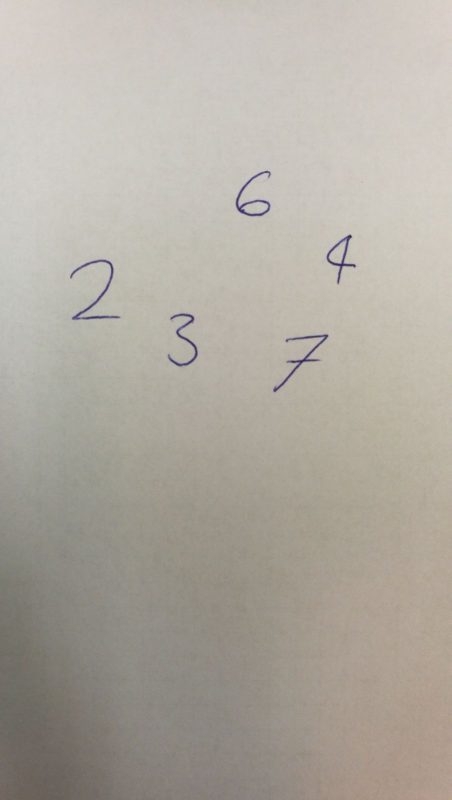
#> input picture input_01.jpg, 903 x 1600 px, given in place of the camera (shown at 1/2 size)
$ python takeImageWithCanny.py   (older library calls are emulated)
#> lines starting #> are read from the running program, lines starting #| are printed output that depends on the picture; after the words box and inside, x2 and y2 are one past the last pixel; in counts of white or black regions, pixels touching at a corner belong together
import numpy as np
import math
import cv2
import matplotlib.pyplot as plt
from scipy import ndimage as ndi
from skimage import feature


def auto_canny(image, sigma=0.33):
	# compute the median of the single channel pixel intensities
	v = np.median(image)

	# apply automatic Canny edge detection using the computed median
	lower = int(max(0, (1.0 - sigma) * v))
	upper = int(min(255, (1.0 + sigma) * v))
	edged = cv2.Canny(image, lower, upper)

	# return the edged image
	return edged

def median_Canny(image, thresh1, thresh2):
    median = np.median(image)
    image = cv2.Canny(image, int(thresh1 * median), int(thresh2 * median))
    return image


plt.ion()
i=0

vc = cv2.VideoCapture(0)

if vc.isOpened():
    rval, frame = vc.read()
#> frame is the input picture: shape (1600, 903, 3); mean B, G, R 161.3, 170.7, 176.4

else:
    rval = False


while i <1000:
    rval, frame = vc.read()
    origanial = frame
    blue, green, red = cv2.split(frame)
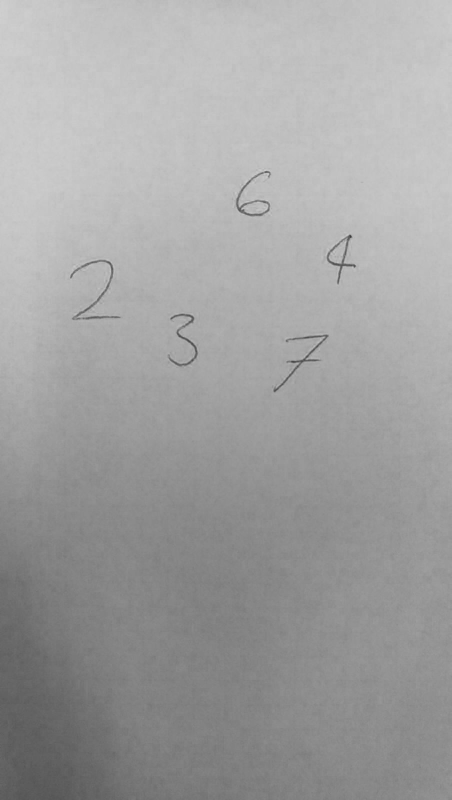
#> blue: shape (1600, 903) (shown at 1/2 size); min 50, max 215, mean 161.3
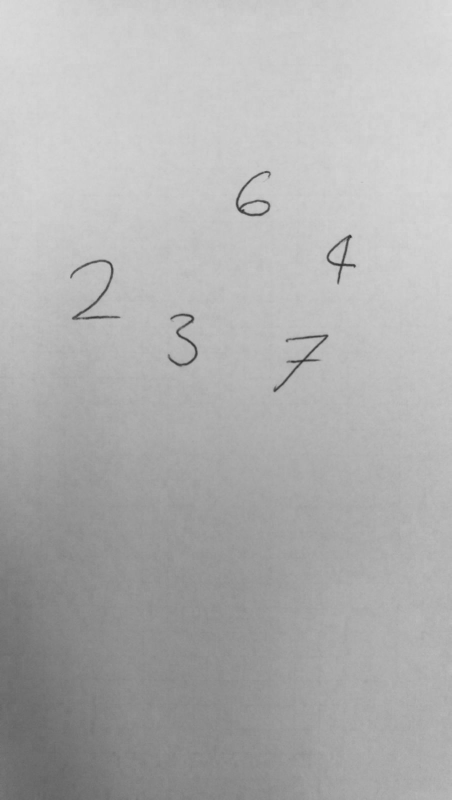
#> red: shape (1600, 903) (shown at 1/2 size); min 42, max 222, mean 176.4
    blue_edges = median_Canny(blue, 0.2, 0.3)
#> in median_Canny, `median = np.median(image)`: median = 161
#> in median_Canny, `image = cv2.Canny(image, int(thresh1 * median), int(thresh2 * median))`:
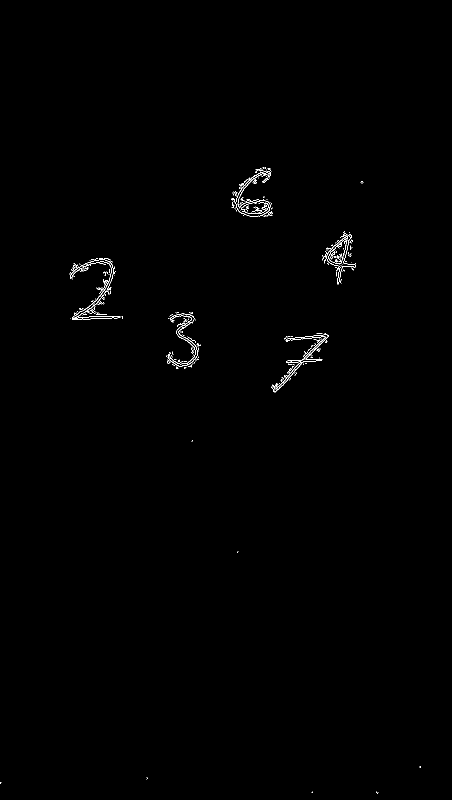
#> image: shape (1600, 903) (shown at 1/2 size); 0.36% white in thin lines or dots, all inside (x1, y1, x2, y2) = (0, 335, 842, 1588)
    green_edges = median_Canny(green, 0.2, 0.3)
#> call 2 of median_Canny, with thresh1 = 0.2, thresh2 = 0.3
#> in median_Canny (call 2), `median = np.median(image)`: median = 173
#> in median_Canny (call 2), `image = cv2.Canny(image, int(thresh1 * median), int(thresh2 * median))`:
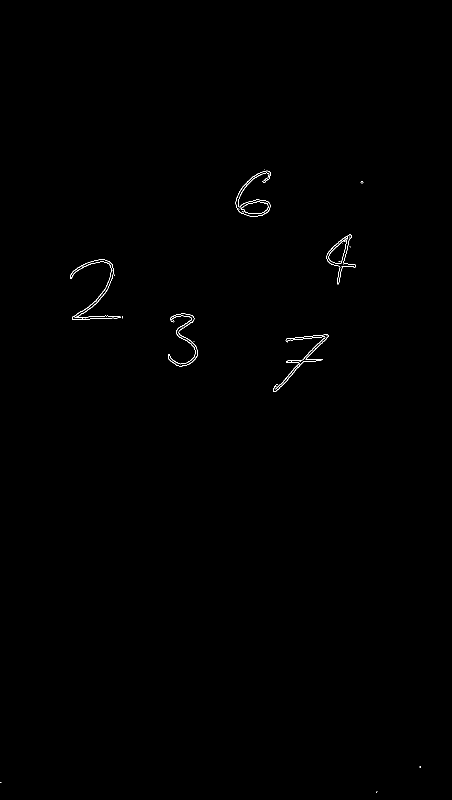
#> image: shape (1600, 903) (shown at 1/2 size); 0.23% white in thin lines or dots, all inside (x1, y1, x2, y2) = (0, 339, 842, 1585)
    red_edges = median_Canny(red, 0.2, 0.3)
#> in median_Canny (call 3), `image = cv2.Canny(image, int(thresh1 * median), int(thresh2 * median))`: image: shape (1600, 903); 0.23% white in thin lines or dots, all inside (x1, y1, x2, y2) = (0, 341, 842, 1585)

    edges = blue_edges | green_edges | red_edges


    gray = cv2.cvtColor(frame, cv2.COLOR_BGR2GRAY)
    blurred = cv2.GaussianBlur(gray, (3, 3), 0)

    wide = cv2.Canny(blurred, 10,200)
#> wide: shape (1600, 903); 0.22% white in thin lines or dots, all inside (x1, y1, x2, y2) = (140, 341, 712, 784)
    tight = cv2.Canny(blurred, 225, 250)
    auto = auto_canny(blurred)
#> in auto_canny, `lower = int(max(0, (1.0 - sigma) * v))`: lower = 115
#> in auto_canny, `upper = int(min(255, (1.0 + sigma) * v))`: upper = 230
    auto = cv2.bitwise_not(auto)
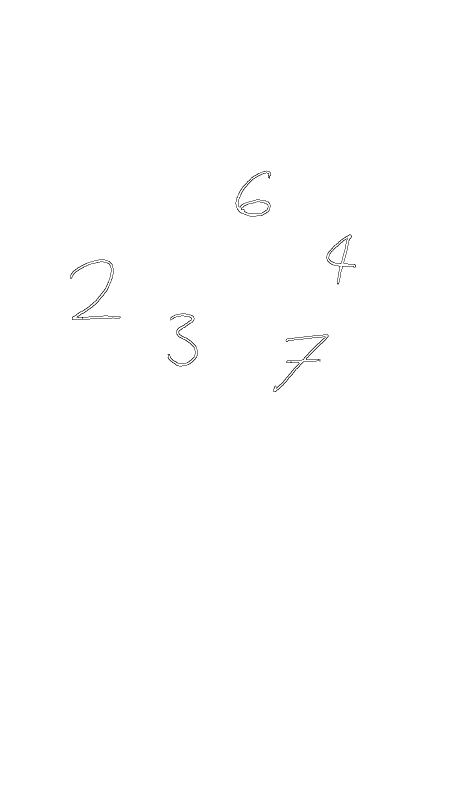
#> auto: shape (1600, 903) (shown at 1/2 size); 99.8% white; black in thin lines or dots, all inside (x1, y1, x2, y2) = (140, 341, 712, 784)
    frame = auto

    image, contours, hierarchy = cv2.findContours(auto, cv2.RETR_EXTERNAL, cv2.CHAIN_APPROX_SIMPLE)
#> contours = [[[0, 0], [0, 1599], [902, 1599], [902, 0]]]


    for c in contours:
        if cv2.contourArea(c) < 3000:
            continue

        (x, y, w, h) = cv2.boundingRect(c)
        cv2.rectangle(image, (x,y), (x+w,y+h), (0, 255, 0), 2)

        rect = cv2.minAreaRect(c)
        box = cv2.boxPoints(rect)
        box = np.int0(box)
        cv2.drawContours(frame,[box],0,(0,191,255),2)
#> this loop made 1 pass
#> (c, x, y, w, h, rect, box) on pass 1: ([[0, 0], [0, 1599], [902, 1599], [902, 0]], 0, 0, 903, 1600, ((451, 799.5), (1599, 902), -90), [[902, 1598], [0, 1598], [0, 0], [902, 0]])
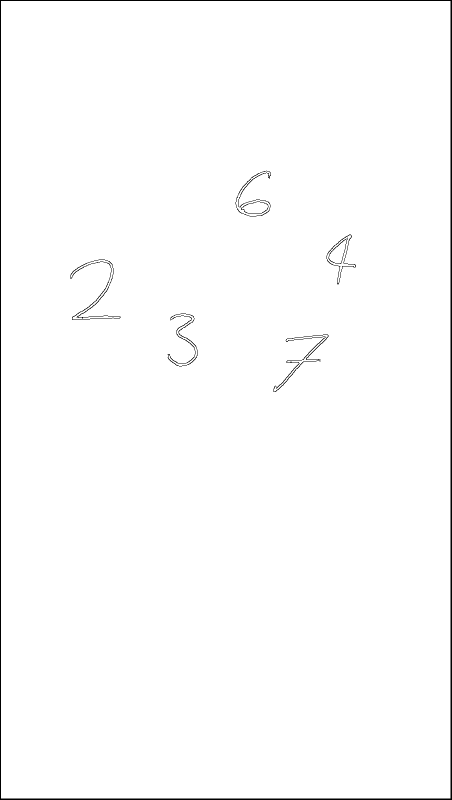
#> frame: shape (1600, 903) (shown at 1/2 size); 99% white; 8 black regions, largest, box (x1, y1, x2, y2) and area: (0, 0, 903, 1600) 10895, (140, 519, 241, 640) 771, (547, 669, 657, 784) 721

    #magic end
    #frame[200:] = cv2.bitwise_not(frame[200:])
    plt.imshow(frame, cmap="hot") #auto)

    i+=1;
    plt.show()
    plt.pause(0.0001) #Note this correction
    plt.clf(); # cache clearing -->

#plt.imshow(edges1)
#plt.show()

$ run again, on input_02.jpg
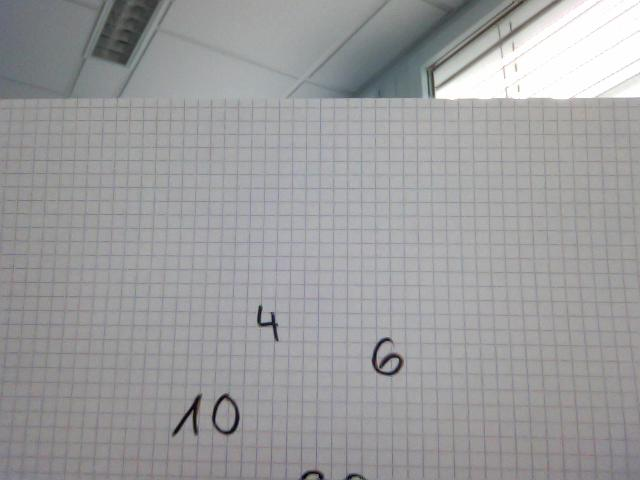
#> input picture input_02.jpg, 640 x 480 px, given in place of the camera
#> frame is the input picture: shape (480, 640, 3); mean B, G, R 157.4, 156.1, 155.9
#> median = 157
#> in median_Canny, `image = cv2.Canny(image, int(thresh1 * median), int(thresh2 * median))`:
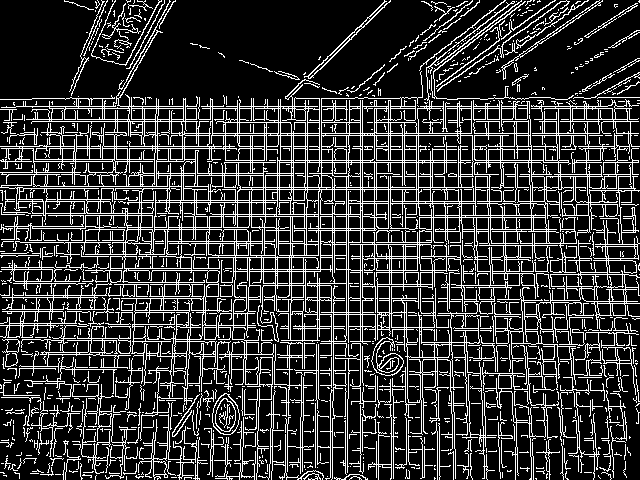
#> image: shape (480, 640); 20.2% white in thin lines or dots
#> image: shape (480, 640); 20.1% white in thin lines or dots
#> image: shape (480, 640); 20.2% white in thin lines or dots
#> edges: shape (480, 640); 21.9% white in thin lines or dots
#> wide: shape (480, 640); 17.4% white in thin lines or dots
#> tight: shape (480, 640); 0.53% white in thin lines or dots, all inside (x1, y1, x2, y2) = (172, 1, 640, 480)
#> lower = 105
#> upper = 208
#> edged: shape (480, 640); 0.8% white in thin lines or dots, all inside (x1, y1, x2, y2) = (104, 0, 640, 480)
#> contours = 1 contour; box (x1, y1, x2, y2) and area: (0, 0, 640, 480) 305792
#> the loop `for c in contours:` made 1 pass
#> (x, y, w, h, rect, box) on pass 1: (0, 0, 640, 480, ((319.5, 239.5), (479, 639), -90), [[639, 479], [0, 479], [0, 0], [639, 0]])
#> after the loop `for c in contours:`:
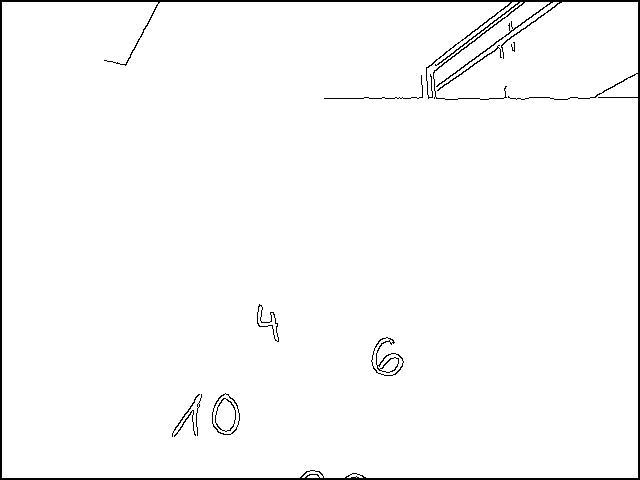
#> frame: shape (480, 640); 97.8% white; 11 black regions (1 under 20 px), largest, box (x1, y1, x2, y2) and area: (0, 0, 640, 480) 5816, (371, 337, 404, 376) 253, (257, 304, 279, 342) 130

$ run again, on input_03.jpg
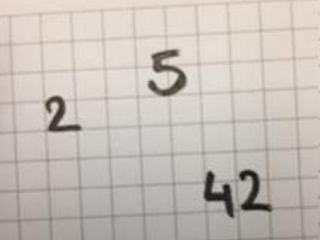
#> input picture input_03.jpg, 320 x 240 px, given in place of the camera
#> frame is the input picture: shape (240, 320, 3); mean B, G, R 184.5, 190.9, 198.4
#> median = 191
#> in median_Canny, `image = cv2.Canny(image, int(thresh1 * median), int(thresh2 * median))`:
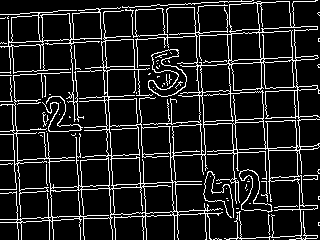
#> image: shape (240, 320); 12.7% white in thin lines or dots
#> image: shape (240, 320); 12.7% white in thin lines or dots
#> image: shape (240, 320); 12.6% white in thin lines or dots
#> edges: shape (240, 320); 13% white in thin lines or dots
#> wide: shape (240, 320); 11.2% white in thin lines or dots
#> tight: shape (240, 320); 1% white in thin lines or dots, all inside (x1, y1, x2, y2) = (45, 49, 273, 218)
#> v = 200
#> lower = 134
#> upper = 255
#> contours = [[[0, 0], [0, 239], [319, 239], [319, 0]]]
#> the loop `for c in contours:` made 1 pass
#> (c, x, y, w, h, rect, box) on pass 1: ([[0, 0], [0, 239], [319, 239], [319, 0]], 0, 0, 320, 240, ((159.5, 119.5), (239, 319), -90), [[319, 239], [0, 239], [0, 0], [319, 0]])
#> after the loop `for c in contours:`:
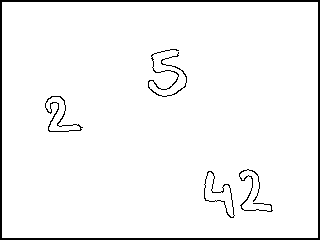
#> frame: shape (240, 320); 96.1% white; 5 black regions, box (x1, y1, x2, y2) and area: (0, 0, 320, 240) 2224, (148, 49, 187, 97) 254, (45, 96, 83, 132) 196, (239, 169, 273, 212) 178, (204, 171, 235, 218) 157

$ run again, on input_04.jpg
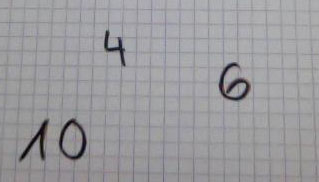
#> input picture input_04.jpg, 319 x 182 px, given in place of the camera
#> frame is the input picture: shape (182, 319, 3); mean B, G, R 157.7, 154.5, 155.2
#> median = 160
#> in median_Canny, `image = cv2.Canny(image, int(thresh1 * median), int(thresh2 * median))`:
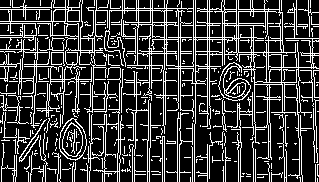
#> image: shape (182, 319); 22.1% white in thin lines or dots
#> image: shape (182, 319); 22.1% white in thin lines or dots
#> image: shape (182, 319); 22.2% white in thin lines or dots
#> edges: shape (182, 319); 24.4% white in thin lines or dots
#> wide: shape (182, 319); 1.4% white in thin lines or dots, all inside (x1, y1, x2, y2) = (19, 29, 251, 162)
#> v = 158
#> lower = 105
#> upper = 210
#> contours = [[[0, 0], [0, 181], [318, 181], [318, 0]]]
#> the loop `for c in contours:` made 1 pass
#> (c, x, y, w, h, rect, box) on pass 1: ([[0, 0], [0, 181], [318, 181], [318, 0]], 0, 0, 319, 182, ((159, 90.5), (181, 318), -90), [[317, 180], [0, 180], [0, 0], [317, 0]])
#> after the loop `for c in contours:`:
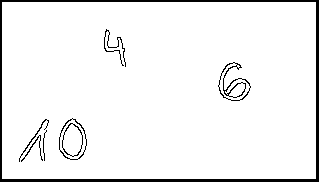
#> frame: shape (182, 319); 94.4% white; 8 black regions, largest, box (x1, y1, x2, y2) and area: (0, 0, 319, 182) 2480, (218, 62, 251, 101) 254, (104, 29, 126, 67) 129
